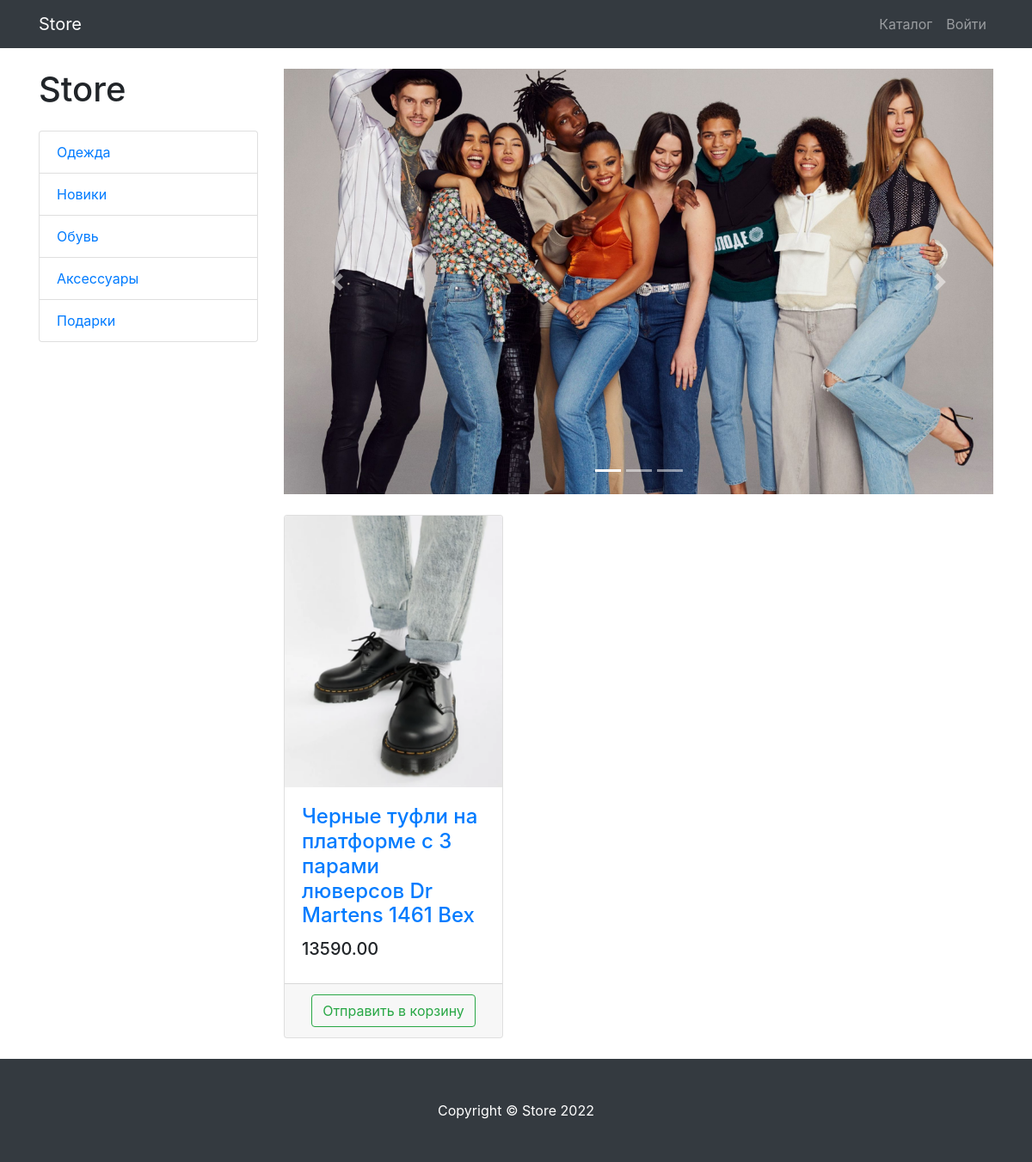
The app's page /products/category/3 with its own data.
### products/models.py (models this page shows, shortened)
class Category(models.Model):
    name = models.CharField(max_length=150)
    descriptions = models.TextField(null=True, blank=None)
    class Meta:
        verbose_name = 'category'
        verbose_name_plural = 'categories'
    def __str__(self):
        return self.name

class Products(models.Model):
    name = models.CharField(max_length=150)
    descriptions = models.TextField()
    price = models.DecimalField(max_digits=10, decimal_places=2)
    quantity = models.PositiveIntegerField(default=0)
    image = models.ImageField(upload_to='products_images')
    category = models.ForeignKey(to=Category, on_delete=models.CASCADE)
    class Meta:
        verbose_name = 'product'
        verbose_name_plural = 'products'

### products/views.py (the view)
# urls.py: path('', ProductsView.as_view(), name='index'),
class ProductsView(TitleCommonMixin, ListView):
    model = Products
    template_name = 'products/products.html'
    paginate_by = 3
    title = 'Store - Каталог'
    def get_context_data(self, *, object_list=None, **kwargs):
        context = super(ProductsView, self).get_context_data()
        context['categories'] = Category.objects.all()
        return context
    def get_queryset(self):
        queryset = super(ProductsView, self).get_queryset()
        category_id = self.kwargs.get('category_id')
        if category_id:
            return queryset.filter(category_id=category_id)
        else:
            return queryset

### products/templates/products/products.html (shortened to what this page needs)
{% extends 'products/base.html' %}
{% load static %}
{% block css %}
    <link href="{% static 'vendor/css/products.css'%}" rel="stylesheet">
{% endblock %}
{% block content %}
    <div class="container">
    <div class="row">
        <div class="col-lg-3">
            <h1 class="my-4">Store</h1>
            <div class="list-group">
                {% for category in categories %}
                    <a href="{% url 'products:category' category.id %}" class="list-group-item">{{category}}</a>
                {% endfor %}
            </div>
        </div>
        <div class="col-lg-9">
            <div id="carouselExampleIndicators" class="carousel slide my-4" data-ride="carousel">
                <ol class="carousel-indicators">
                    <li data-target="#carouselExampleIndicators" data-slide-to="0" class="active"></li>
                    <li data-target="#carouselExampleIndicators" data-slide-to="1"></li>
                    <li data-target="#carouselExampleIndicators" data-slide-to="2"></li>
                </ol>
                <div class="carousel-inner" role="listbox">
                    <div class="carousel-item active">
                        <img class="d-block img-fluid" src="{% static 'vendor/img/slides/slide-1.jpg'%}" alt="First slide">
                    </div>
                </div>
                <a class="carousel-control-prev" href="#carouselExampleIndicators" role="button" data-slide="prev">
                    <span class="carousel-control-prev-icon" aria-hidden="true"></span>
                </a>
                <a class="carousel-control-next" href="#carouselExampleIndicators" role="button" data-slide="next">
                    <span class="carousel-control-next-icon" aria-hidden="true"></span>
                </a>
            </div>
            <div class="row">
                {% for product in object_list %}
                <div class="col-lg-4 col-md-6 mb-4">
                    <div class="card h-100">
                        <a href="#">
                            <img class="card-img-top"
                                 src="{{ product.image.url }}"
                                 alt="">
                        </a>
                        <div class="card-body">
                            <h4 class="card-title">
                                <a href="#">{{ product.name }}</a>
                            </h4>
                            <h5>{{ product.price }}</h5>
                        </div>
                        <div class="card-footer text-center">
                            <a class="btn btn-outline-success" href="{% url 'products:product_to_basket' product.id %}">
                                Отправить в корзину
                            </a>
                        </div>
                    </div>
                </div>
                {% endfor %}
            </div>
        </div>
    </div>
</div>
{% endblock %}
{% block footer %}
    <footer class="py-5 bg-dark">
    <div class="container">
        <p class="m-0 text-center text-white">Copyright &copy; Store 2022</p>
    </div>
</footer>
{% endblock %}

### records on screen
Category: name "Одежда"
Category: name "Новики"
Category: name "Обувь"
Category: name "Аксессуары"
Category: name "Подарки"
Products: image (picture), name "Черные туфли на платформе с 3 парами люверсов Dr Martens 1461 Bex", price "13590.00"
